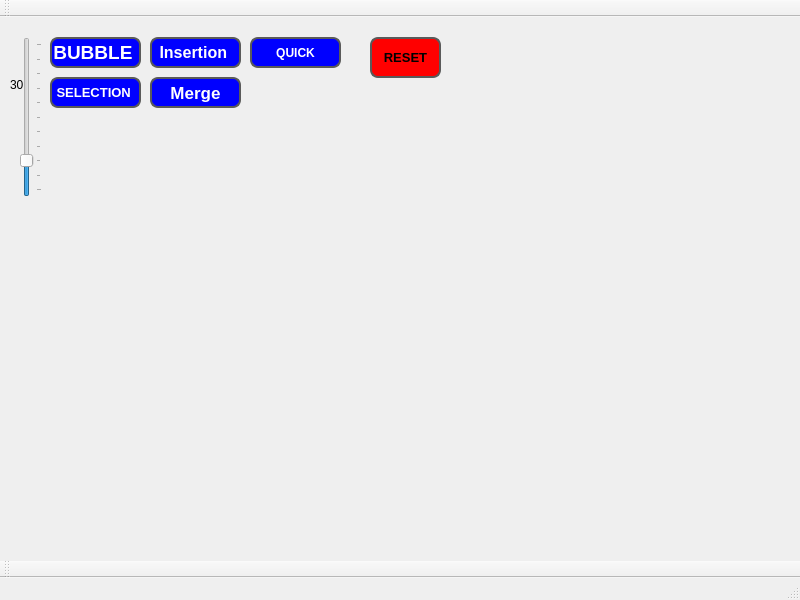
<?xml version="1.0" encoding="UTF-8"?>
<ui version="4.0">
 <class>MainWindow</class>
 <widget class="QMainWindow" name="MainWindow">
  <property name="geometry">
   <rect>
    <x>0</x>
    <y>0</y>
    <width>800</width>
    <height>600</height>
   </rect>
  </property>
  <property name="windowTitle">
   <string>MainWindow</string>
  </property>
  <widget class="QWidget" name="centralwidget">
   <widget class="QPushButton" name="pushButton">
    <property name="geometry">
     <rect>
      <x>50</x>
      <y>20</y>
      <width>91</width>
      <height>31</height>
     </rect>
    </property>
    <property name="font">
     <font>
      <pointsize>14</pointsize>
      <bold>true</bold>
     </font>
    </property>
    <property name="styleSheet">
     <string notr="true">QPushButton
{
	border-radius: 8px;	
	border:2px solid #5A5A5A;
	color:white;
	background-color:blue;
	text-align:center;
	

}

QPushButton:Hover
{
	background-color:orange;
	color:yellow;
}

QPushButton:pressed
{
background-color:green;
color: black;
}</string>
    </property>
    <property name="text">
     <string>BUBBLE </string>
    </property>
   </widget>
   <widget class="QPushButton" name="pushButton_2">
    <property name="geometry">
     <rect>
      <x>50</x>
      <y>60</y>
      <width>91</width>
      <height>31</height>
     </rect>
    </property>
    <property name="font">
     <font>
      <pointsize>10</pointsize>
      <bold>true</bold>
     </font>
    </property>
    <property name="styleSheet">
     <string notr="true">QPushButton
{
	border-radius: 8px;	
	border:2px solid #5A5A5A;
	color:white;
	background-color:blue;
	

}

QPushButton:Hover
{
	background-color:orange;
	color:yellow;
}

QPushButton:pressed
{
background-color:green;
color: black;
}</string>
    </property>
    <property name="text">
     <string>SELECTION </string>
    </property>
   </widget>
   <widget class="QPushButton" name="pushButton_3">
    <property name="geometry">
     <rect>
      <x>150</x>
      <y>20</y>
      <width>91</width>
      <height>31</height>
     </rect>
    </property>
    <property name="font">
     <font>
      <pointsize>12</pointsize>
      <bold>true</bold>
     </font>
    </property>
    <property name="styleSheet">
     <string notr="true">QPushButton
{
	border-radius: 8px;	
	border:2px solid #5A5A5A;
	color:white;
	background-color:blue;
	

}

QPushButton:Hover
{
	background-color:orange;
	color:yellow;
}

QPushButton:pressed
{
background-color:green;
color: black;
}</string>
    </property>
    <property name="text">
     <string>Insertion </string>
    </property>
   </widget>
   <widget class="QPushButton" name="pushButton_4">
    <property name="geometry">
     <rect>
      <x>150</x>
      <y>60</y>
      <width>91</width>
      <height>31</height>
     </rect>
    </property>
    <property name="font">
     <font>
      <pointsize>13</pointsize>
      <bold>true</bold>
     </font>
    </property>
    <property name="styleSheet">
     <string notr="true">QPushButton
{
	border-radius: 8px;	
	border:2px solid #5A5A5A;
	color:white;
	background-color:blue;
	

}

QPushButton:Hover
{
	background-color:orange;
	color:yellow;
}

QPushButton:pressed
{
background-color:green;
color: black;
}</string>
    </property>
    <property name="text">
     <string>Merge</string>
    </property>
   </widget>
   <widget class="QPushButton" name="pushButton_5">
    <property name="geometry">
     <rect>
      <x>370</x>
      <y>20</y>
      <width>71</width>
      <height>41</height>
     </rect>
    </property>
    <property name="font">
     <font>
      <pointsize>10</pointsize>
      <bold>true</bold>
     </font>
    </property>
    <property name="styleSheet">
     <string notr="true">QPushButton
{
	border-radius: 8px;	
	border:2px solid #5A5A5A;
	color:black;
	background-color:red;
	

}

QPushButton:Hover
{
	background-color:yellow;
	color:black;
}

QPushButton:pressed
{
background-color:black;
color: white;
}</string>
    </property>
    <property name="text">
     <string>RESET</string>
    </property>
   </widget>
   <widget class="QPushButton" name="pushButton_6">
    <property name="enabled">
     <bool>true</bool>
    </property>
    <property name="geometry">
     <rect>
      <x>250</x>
      <y>20</y>
      <width>91</width>
      <height>31</height>
     </rect>
    </property>
    <property name="font">
     <font>
      <bold>true</bold>
     </font>
    </property>
    <property name="styleSheet">
     <string notr="true">QPushButton
{
	border-radius: 8px;	
	border:2px solid #5A5A5A;
	color:white;
	background-color:blue;
	

}

QPushButton:Hover
{
	background-color:orange;
	color:yellow;
}

QPushButton:pressed
{
background-color:green;
color: black;
}</string>
    </property>
    <property name="text">
     <string>QUICK</string>
    </property>
    <property name="default">
     <bool>false</bool>
    </property>
   </widget>
   <widget class="QSlider" name="verticalSlider">
    <property name="geometry">
     <rect>
      <x>20</x>
      <y>20</y>
      <width>22</width>
      <height>160</height>
     </rect>
    </property>
    <property name="maximum">
     <number>100</number>
    </property>
    <property name="value">
     <number>20</number>
    </property>
    <property name="orientation">
     <enum>Qt::Orientation::Vertical</enum>
    </property>
    <property name="invertedAppearance">
     <bool>false</bool>
    </property>
    <property name="invertedControls">
     <bool>false</bool>
    </property>
    <property name="tickPosition">
     <enum>QSlider::TickPosition::TicksBelow</enum>
    </property>
   </widget>
   <widget class="QLabel" name="label_Value">
    <property name="geometry">
     <rect>
      <x>10</x>
      <y>60</y>
      <width>49</width>
      <height>16</height>
     </rect>
    </property>
    <property name="text">
     <string>30</string>
    </property>
   </widget>
  </widget>
  <widget class="QToolBar" name="toolBar">
   <property name="windowTitle">
    <string>toolBar</string>
   </property>
   <attribute name="toolBarArea">
    <enum>TopToolBarArea</enum>
   </attribute>
   <attribute name="toolBarBreak">
    <bool>false</bool>
   </attribute>
  </widget>
  <widget class="QToolBar" name="toolBar_2">
   <property name="windowTitle">
    <string>toolBar_2</string>
   </property>
   <attribute name="toolBarArea">
    <enum>BottomToolBarArea</enum>
   </attribute>
   <attribute name="toolBarBreak">
    <bool>false</bool>
   </attribute>
  </widget>
  <widget class="QStatusBar" name="statusBar"/>
 </widget>
 <resources/>
 <connections/>
</ui>
